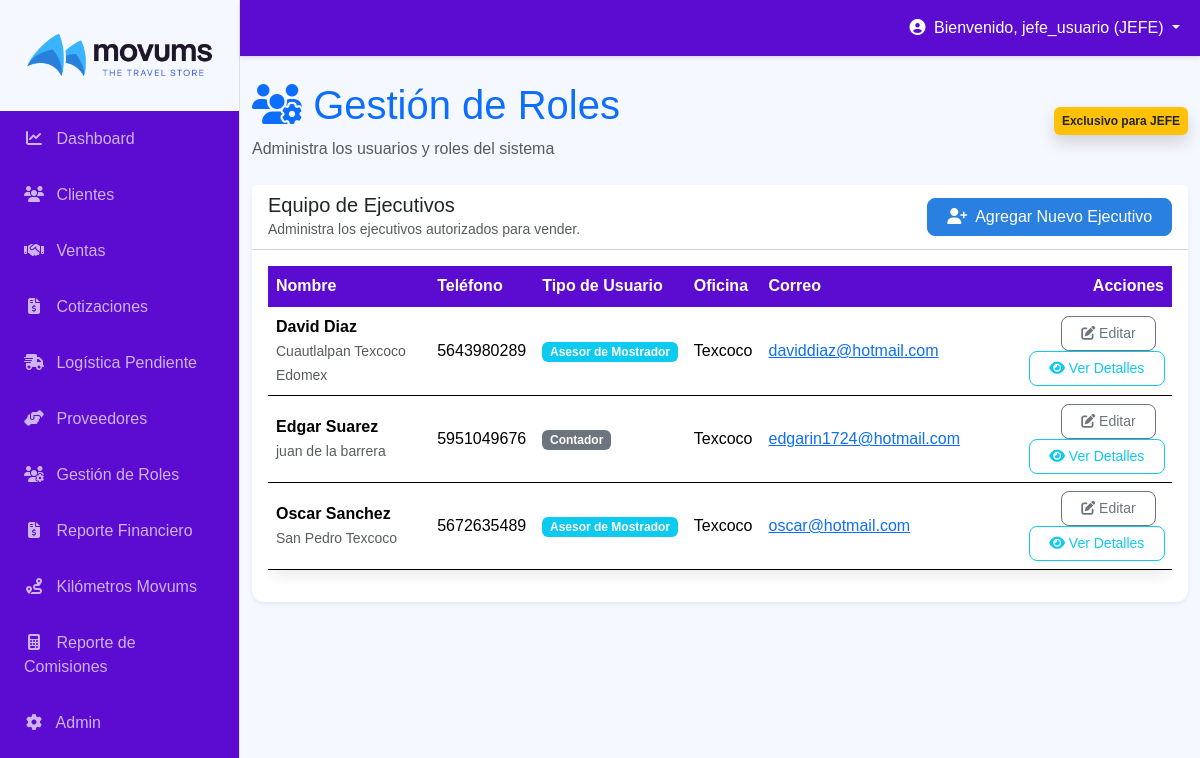
Page /ventas/gestion-roles/ (signed in) on the earlier database version.
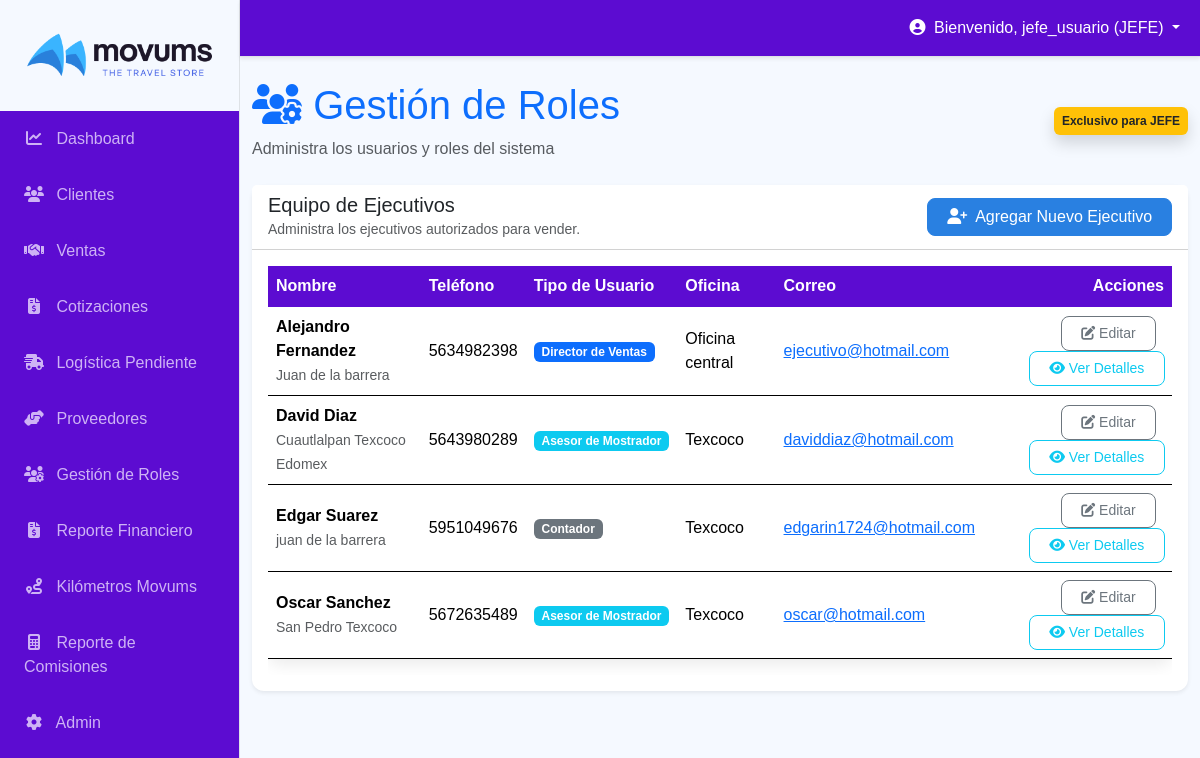
Same page on the later database version.
### ventas/models.py (models this page shows, shortened)
class Ejecutivo(models.Model):
    TIPO_VENDEDOR_CHOICES = [
        ('MOSTRADOR', 'Asesor de Mostrador'),
        ('CAMPO', 'Asesor de Campo'),
        ('ISLA', 'Asesor de Isla'),
    ]
    nombre_completo = models.CharField(max_length=255, verbose_name="Nombre Completo")
    direccion = models.TextField(verbose_name="Dirección")
    telefono = models.CharField(max_length=25, verbose_name="Teléfono de Contacto")
    email = models.EmailField(
        verbose_name="Correo Electrónico",
        unique=True,
        blank=True,
        null=True,
        help_text="Será usado para crear sus credenciales."
    )
    oficina = models.CharField(max_length=150, verbose_name="Oficina", blank=True, null=True)
    tipo_vendedor = models.CharField(
        max_length=10,
        choices=TIPO_VENDEDOR_CHOICES,
        default='MOSTRADOR',
        verbose_name="Tipo de Asesor",
        help_text="Determina el sistema de comisiones: Asesor de Mostrador, Campo o Isla"
    )
    sueldo_base = models.DecimalField(
        max_digits=10,
        decimal_places=2,
        default=Decimal('10000.00'),
        verbose_name="Sueldo Base"
    )
    fecha_ingreso = models.DateField(
        verbose_name="Fecha de Ingreso",
        help_text="Fecha en que el ejecutivo ingresó a la empresa",
        blank=True,
        null=True
    )
    fecha_nacimiento = models.DateField(
        verbose_name="Fecha de Nacimiento",
        help_text="Fecha de nacimiento del ejecutivo",
        blank=True,
        null=True
    )
    acta_nacimiento = models.FileField(
        upload_to='ejecutivos/documentos/%Y/%m/%d/',
        blank=True,
        null=True,
        validators=[FileExtensionValidator(allowed_extensions=['pdf', 'jpg', 'jpeg', 'png'])],
        verbose_name="Acta de Nacimiento",
        help_text="Sube el acta de nacimiento en formato PDF o imagen (JPG, PNG)"
    )
    ine_imagen = models.FileField(
        upload_to='ejecutivos/documentos/%Y/%m/%d/',
        blank=True,
        null=True,
        validators=[FileExtensionValidator(allowed_extensions=['pdf', 'jpg', 'jpeg', 'png'])],
        verbose_name="INE",
        help_text="Sube la identificación oficial (INE) en formato PDF o imagen (JPG, PNG)"
    )
    comprobante_domicilio = models.FileField(
        upload_to='ejecutivos/documentos/%Y/%m/%d/',
        blank=True,
        null=True,
        validators=[FileExtensionValidator(allowed_extensions=['pdf', 'jpg', 'jpeg', 'png'])],
        verbose_name="Comprobante de Domicilio",
        help_text="Sube el comprobante de domicilio en formato PDF o imagen (JPG, PNG)"
    )
    usuario = models.OneToOneField(
        User,
        on_delete=models.SET_NULL,
        null=True,
        blank=True,
        related_name='ejecutivo_asociado',
        verbose_name="Usuario del Sistema"
    )
    ultima_contrasena = models.CharField(
        max_length=128,
        blank=True,
        null=True,
        verbose_name="Última Contraseña Asignada"
    )
    creado_en = models.DateTimeField(auto_now_add=True)
    actualizado_en = models.DateTimeField(auto_now=True)
    class Meta:
        verbose_name = "Ejecutivo"
        verbose_name_plural = "Ejecutivos"
        ordering = ['nombre_completo']

### ventas/views.py (the view, shortened to what this page needs)
# urls.py: path('gestion-roles/', GestionRolesView.as_view(), name='gestion_roles'),
class GestionRolesView(LoginRequiredMixin, UserPassesTestMixin, TemplateView):
    template_name = 'ventas/gestion_roles.html'
    def test_func(self):
        user_rol = get_user_role(self.request.user)
        return user_rol == 'JEFE'
    def get_context_data(self, **kwargs):
        context = super().get_context_data(**kwargs)
        context['ejecutivos'] = Ejecutivo.objects.all().select_related('usuario', 'usuario__perfil')
        context['ejecutivo_form'] = kwargs.get('ejecutivo_form') or EjecutivoForm()
        context['mostrar_modal_ejecutivo'] = kwargs.get('mostrar_modal_ejecutivo', False)
        return context

### ventas/views.py (called while the page is built)
def get_user_role(user):
    try:
        return user.perfil.rol
    except AttributeError:
        return 'INVITADO'

### ventas/templates/ventas/gestion_roles.html (shortened to what the changed rows need)
{% extends "base.html" %}
{% load humanize %}
{% block content %}
<div class="d-flex justify-content-between align-items-center mb-4">
    <div>
        <h1 class="text-primary">
            <i class="fas fa-users-cog"></i> Gestión de Roles
        </h1>
    </div>
</div>
<div class="card shadow-sm border-0 mb-4">
    <div class="card-header bg-white d-flex justify-content-between align-items-center">
        <div>
            <h2 class="h5 mb-0">Equipo de Ejecutivos</h2>
        </div>
    </div>
    <div class="card-body">
        {% if ejecutivos %}
            <div class="table-responsive">
                <table class="table table-hover align-middle">
                    <thead class="table-light">
                        <tr>
                            <th>Nombre</th>
                            <th>Teléfono</th>
                            <th>Tipo de Usuario</th>
                            <th>Oficina</th>
                            <th>Correo</th>
                            <th class="text-end">Acciones</th>
                        </tr>
                    </thead>
                    <tbody>
                        {% for ejecutivo in ejecutivos %}
                        <tr>
                            <td>
                                <strong>{{ ejecutivo.nombre_completo }}</strong><br>
                                <small class="text-muted">{{ ejecutivo.direccion|linebreaksbr }}</small>
                            </td>
                            <td>{{ ejecutivo.telefono }}</td>
                            <td>
                                {% with ejecutivo.usuario.perfil.rol|default:""|upper as rol_ej %}
                                    {% if rol_ej == 'JEFE' %}
                                        <span class="badge bg-danger text-white">Jefe</span>
                                    {% elif rol_ej == 'DIRECTOR_GENERAL' %}
                                        <span class="badge bg-primary text-white">Director General</span>
                                    {% elif rol_ej == 'DIRECTOR_VENTAS' %}
                                        <span class="badge bg-primary text-white">Director de Ventas</span>
                                    {% elif rol_ej == 'DIRECTOR_ADMINISTRATIVO' %}
                                        <span class="badge bg-primary text-white">Director Administrativo</span>
                                    {% elif rol_ej == 'GERENTE' %}
                                        <span class="badge bg-info text-white">Gerente</span>
                                    {% elif rol_ej == 'CONTADOR' %}
                                        <span class="badge bg-secondary text-white">Contador</span>
                                    {% elif rol_ej == 'VENDEDOR' %}
                                        {% if ejecutivo.tipo_vendedor == 'MOSTRADOR' %}
                                            <span class="badge bg-info text-white">Asesor de Mostrador</span>
                                        {% elif ejecutivo.tipo_vendedor == 'CAMPO' %}
                                            <span class="badge bg-warning text-dark">Asesor de Campo</span>
                                        {% elif ejecutivo.tipo_vendedor == 'ISLA' %}
                                            <span class="badge bg-success text-white">Asesor de Isla</span>
                                        {% else %}
                                            <span class="badge bg-success text-white">Asesor</span>
                                        {% endif %}
                                    {% else %}
                                        <span class="badge bg-secondary">{{ ejecutivo.usuario.perfil.get_rol_display|default:"N/A" }}</span>
                                    {% endif %}
                                {% endwith %}
                            </td>
                            <td>{{ ejecutivo.oficina|default:"-" }}</td>
                            <td>
                                {% if ejecutivo.email %}
                                    <a href="mailto:{{ ejecutivo.email }}">{{ ejecutivo.email }}</a>
                                {% else %}
                                    <span class="text-muted">No registrado</span>
                                {% endif %}
                            </td>
                            <td class="text-end">
                                <button
                                    type="button"
                                    class="btn btn-outline-secondary btn-sm me-2"
                                    data-bs-toggle="modal"
                                    data-bs-target="#ejecutivoModal"
                                    data-mode="edit"
                                    data-id="{{ ejecutivo.id }}"
                                    data-nombre="{{ ejecutivo.nombre_completo|escape }}"
                                    data-direccion="{{ ejecutivo.direccion|escape }}"
                                    data-telefono="{{ ejecutivo.telefono|escape }}"
                                    data-email="{{ ejecutivo.email|default_if_none:''|escape }}"
                                    data-sueldo="{{ ejecutivo.sueldo_base }}"
                                    data-tipo-vendedor="{{ ejecutivo.tipo_vendedor }}"
                                    data-oficina="{{ ejecutivo.oficina|escape }}"
                                    data-fecha-ingreso="{{ ejecutivo.fecha_ingreso|date:'Y-m-d' }}"
                                    data-fecha-nacimiento="{{ ejecutivo.fecha_nacimiento|date:'Y-m-d' }}"
                                    data-tipo-usuario="{% if ejecutivo.usuario.perfil %}{{ ejecutivo.usuario.perfil.rol }}{% else %}VENDEDOR{% endif %}"
                                    data-usuario="{% if ejecutivo.usuario %}{{ ejecutivo.usuario.username }}{% endif %}"
                                >
                                    <i class="fas fa-edit"></i> Editar
                                </button>
                                <a href="{% url 'ejecutivo_detail' ejecutivo.pk %}" class="btn btn-outline-info btn-sm">
                                    <i class="fas fa-eye"></i> Ver Detalles
                                </a>
                            </td>
                        </tr>
                        {% endfor %}
                    </tbody>
                </table>
            </div>
        {% else %}
            <div class="alert alert-light border">
                <i class="fas fa-users-slash"></i> Aún no hay ejecutivos registrados.
            </div>
        {% endif %}
    </div>
</div>
{% endblock %}
{% block extra_head %}
    <link rel="stylesheet" href="https://cdnjs.cloudflare.com/ajax/libs/font-awesome/6.5.2/css/all.min.css"
 />
{% endblock %}

Differences in the rows shown:
added Ejecutivo: nombre_completo "Alejandro Fernandez", direccion "Juan de la barrera", telefono "5634982398", shows "Director de Ventas", oficina "Oficina central", email "ejecutivo@hotmail.com"
